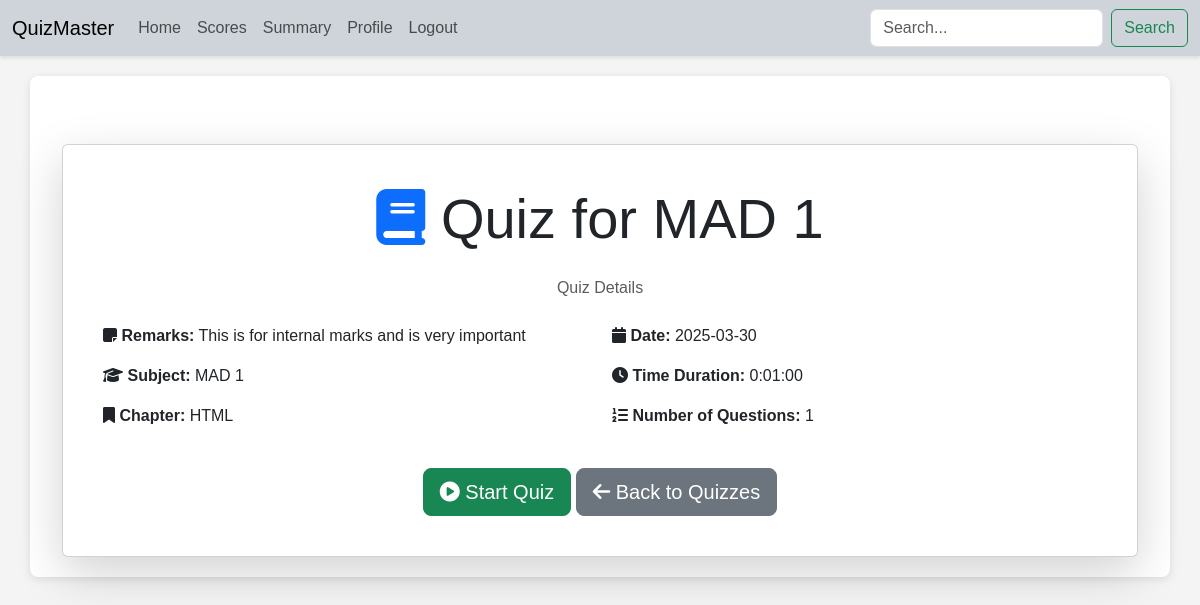
Page /quiz/2 (signed in) on the committed database.
### models.py (models this page shows, shortened)
class Quiz(db.Model):
    id = db.Column(db.Integer, primary_key=True)
    quiz_name = db.Column(db.String(92), unique=True, nullable=False)
    remarks = db.Column(db.String(256), nullable=True)
    chapter_id = db.Column(db.Integer, db.ForeignKey('chapter.id'), nullable=False)
    chapter = db.relationship('Chapter', back_populates='quizzes')
    date_of_quiz = db.Column(db.DateTime, nullable=False)
    time_duration = db.Column(db.Interval, nullable=False)
    questions = db.relationship('Question', back_populates='quiz', lazy=True, cascade='all, delete-orphan')
    scores = db.relationship('Scores', back_populates='quiz', lazy=True, cascade='all, delete-orphan')

class Subject(db.Model):
    id = db.Column(db.Integer, primary_key=True)
    subject_name = db.Column(db.String(92), unique=True, nullable=False)
    subject_description = db.Column(db.String(256), nullable=True)

class Chapter(db.Model):
    id = db.Column(db.Integer, primary_key=True)
    chapter_name = db.Column(db.String(92), unique=True, nullable=False)
    chapter_description = db.Column(db.String(256), nullable=True)
    subject_id = db.Column(db.Integer, db.ForeignKey('subject.id'), nullable=False)
    subject = db.relationship('Subject', backref=db.backref('chapters', lazy=True, cascade='all, delete'))
    quizzes = db.relationship('Quiz', back_populates='chapter', lazy=True, cascade='all, delete-orphan')

### controller/routes.py (the view)
@app.route('/quiz/<int:id>')
@auth_required
def user_quiz(id):
    quiz = Quiz.query.get(id)
    if not quiz:
        flash("Quiz does not exist")
        return redirect(url_for('index'))
    subject = Subject.query.get(quiz.chapter.subject_id)
    chapter = Chapter.query.get(quiz.chapter_id)
    current_date = datetime.now()
    return render_template('quiz_user/view.html', quiz=quiz, subject=subject, chapter=chapter, current_date=current_date)

### controller/routes.py (called while the page is built)
def auth_required(func):
    @wraps(func)
    def inner(*args, **kwargs):
        if 'user_id' not in session:
            flash("Please login to continue")
            return redirect(url_for('login'))
        if session.get('is_admin'):
            return redirect(url_for('admin'))
        return func(*args, **kwargs)
    inner.__name__ = func.__name__
    return inner

### templates/quiz_user/view.html (shortened to what this page needs)
{% extends 'layout.html' %}
{% block content %}
    <div class="container mt-5">
        <div class="card shadow-lg p-4">
            <div class="card-body">
                <h1 class="display-4 text-center mb-4">
                    <i class="fa fa-book text-primary"></i> {{ quiz.quiz_name }}
                </h1>
                <p class="text-muted text-center">Quiz Details</p>
                <div class="row mt-4">
                    <div class="col-md-6">
                        <p><i class="fa fa-sticky-note"></i> <strong>Remarks:</strong> {{ quiz.remarks or "No remarks provided" }}</p>
                        <p><i class="fa fa-graduation-cap"></i> <strong>Subject:</strong> {{ subject.subject_name }}</p>
                        <p><i class="fa fa-bookmark"></i> <strong>Chapter:</strong> {{ chapter.chapter_name }}</p>
                    </div>
                    <div class="col-md-6">
                        <p><i class="fa fa-calendar"></i> <strong>Date:</strong> {{ quiz.date_of_quiz.strftime('%Y-%m-%d') }}</p>
                        <p><i class="fa fa-clock"></i> <strong>Time Duration:</strong> {{ quiz.time_duration }}</p>
                        <p><i class="fa fa-list-ol"></i> <strong>Number of Questions:</strong> {{ quiz.questions|length }}</p>
                    </div>
                </div>
                <div class="text-center mt-4">
                    {% if quiz.date_of_quiz <= current_date %}
                        <a href="{{ url_for('start_quiz', id=quiz.id)}}" class="btn btn-success btn-lg">
                            <i class="fa fa-play-circle"></i> Start Quiz
                        </a>
                    {% else %}
                        <p class="text-muted">This quiz is not available yet.</p>
                    {% endif %}
                    <a href="{{ url_for('index') }}" class="btn btn-secondary btn-lg">
                        <i class="fa fa-arrow-left"></i> Back to Quizzes
                    </a>
                </div>
            </div>
        </div>
    </div>
{% endblock %}

### templates/layout.html (style rules this page uses)
html, body { margin: 0; padding: 0; background-color: #f4f4f4; font-family: 'Arial', sans-serif; }

### rows in the picture
Quiz: quiz_name "Quiz for MAD 1", remarks "This is for internal marks and is very important", date_of_quiz "2025-03-30", time_duration "0:01:00"
Subject: subject_name "MAD 1"
Chapter: chapter_name "HTML"

### other values in the picture
{{ quiz.questions|length }} "1"
